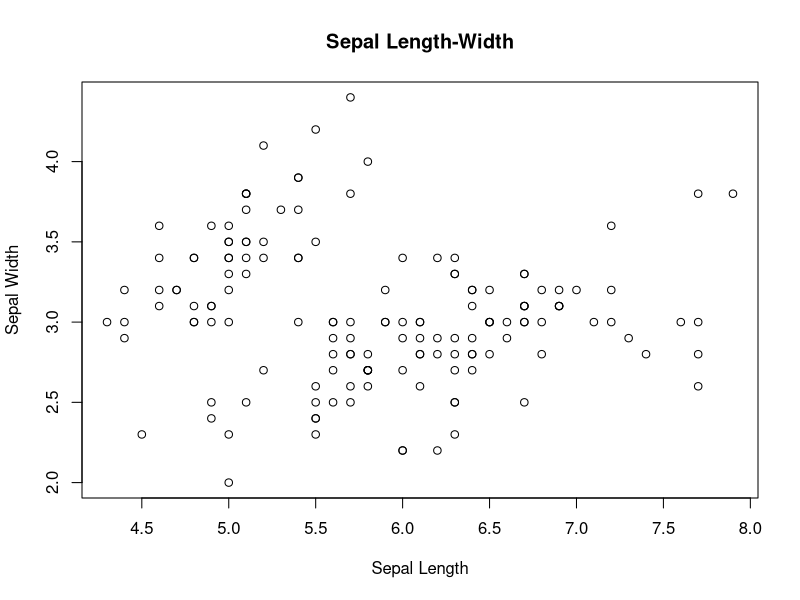
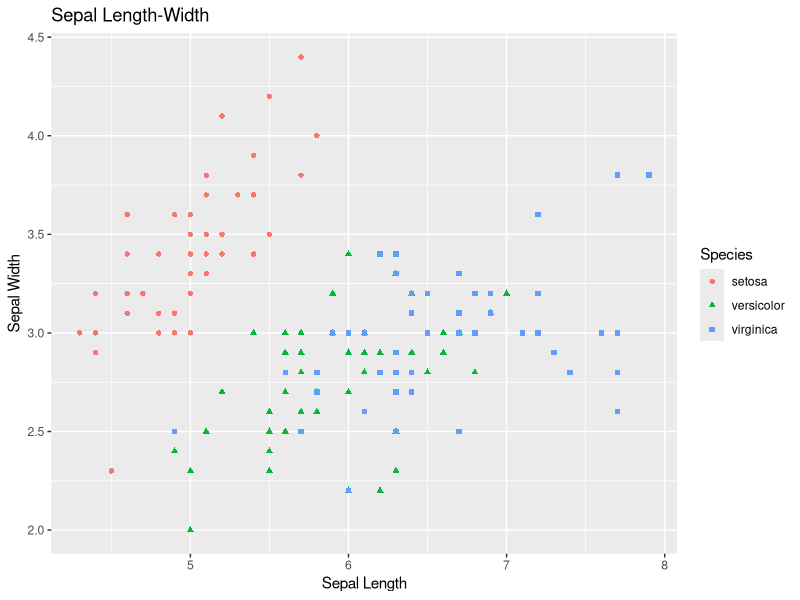
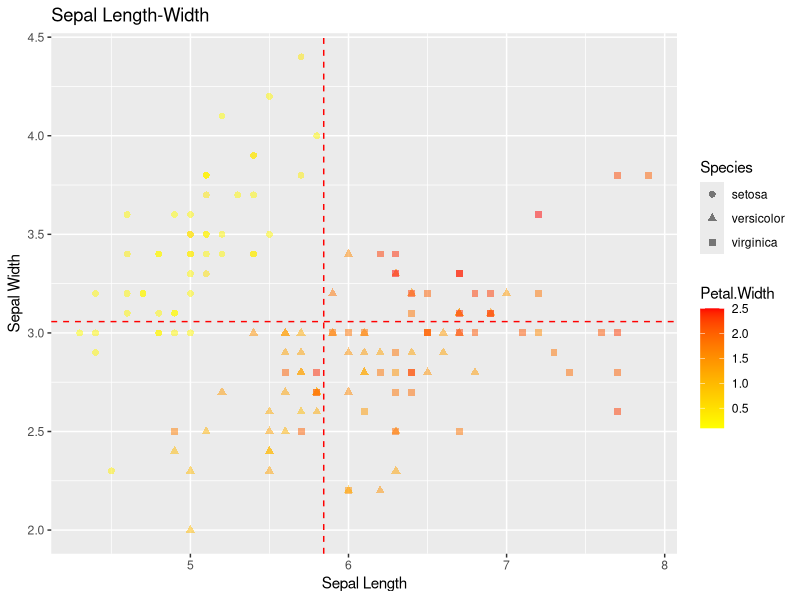
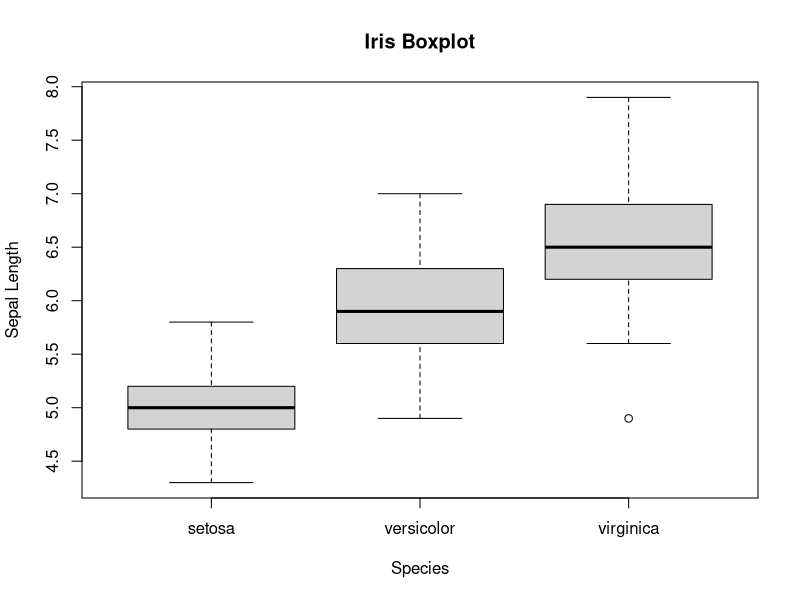
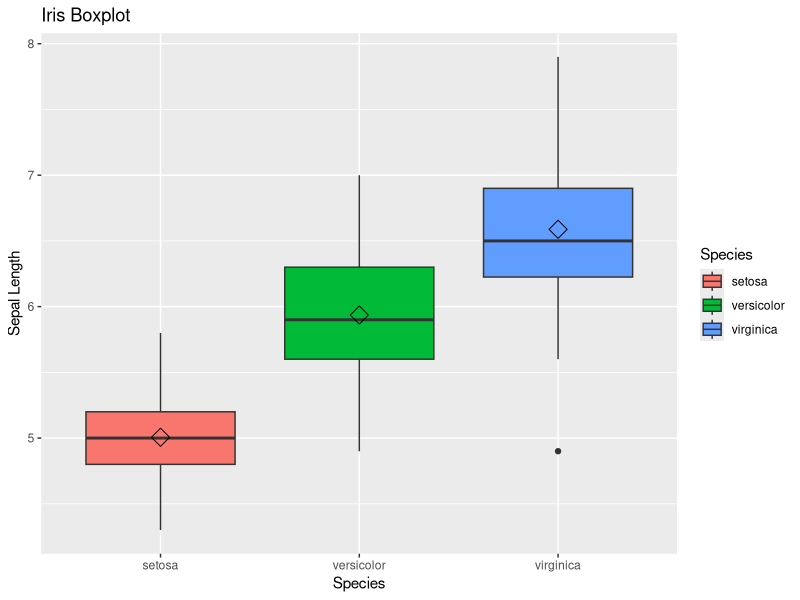
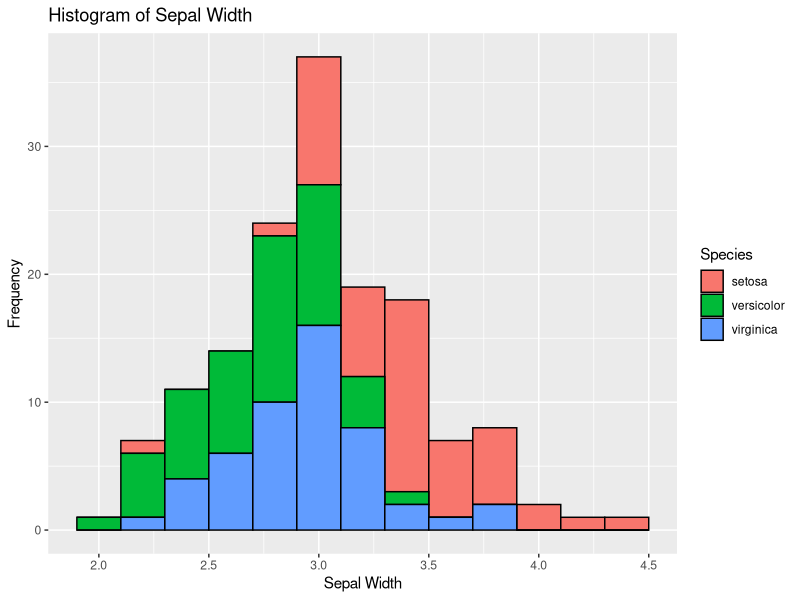
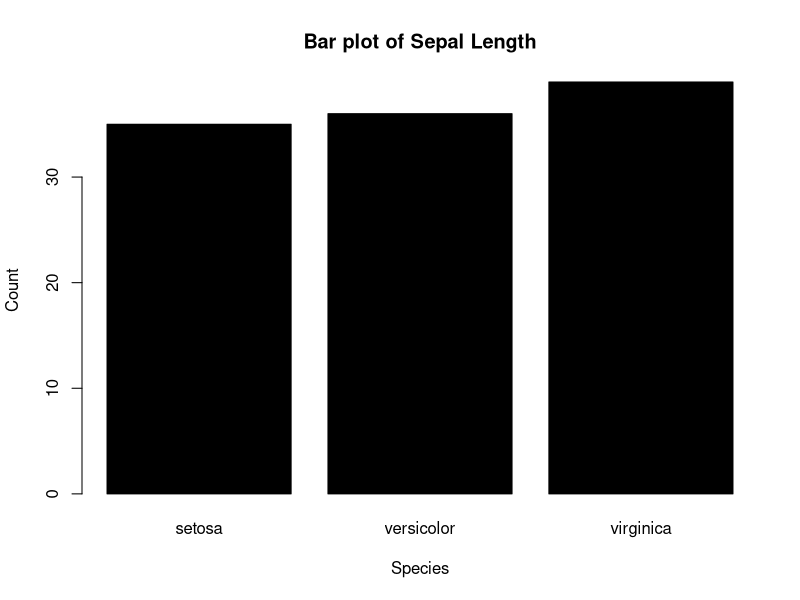
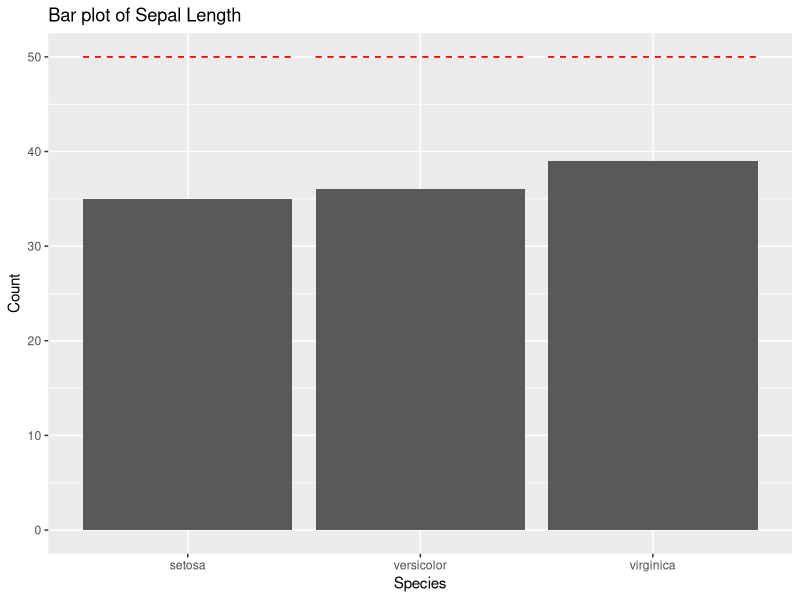

These charts were generated, in order, by the following R code: (Note: this script raises an error after producing the figures.)
library(ggplot2)
head(iris)
plot(x=iris$Sepal.Length, y=iris$Sepal.Width, xlab="Sepal Length", ylab = "Sepal Width", main = "Sepal Length-Width")
scatter <- ggplot(data=iris, aes(x=Sepal.Length, y = Sepal.Width))
scatter + geom_point(aes(color=Species, shape=Species)) + xlab("Sepal Length") + ylab("Sepal Width") + ggtitle("Sepal Length-Width")
scatter + geom_point(aes(color=Petal.Width, shape = Species), size = 2, alpha = I(1/2)) + geom_vline(aes(xintercept=mean(Sepal.Length)), color = "red", linetype = "dashed") + geom_hline(aes(yintercept=mean(Sepal.Width)), color="red", linetype = "dashed") + scale_color_gradient(low = "yellow", high = "red") + xlab("Sepal Length") + ylab("Sepal Width" )+ ggtitle("Sepal Length-Width")
boxplot(Sepal.Length~Species,data=iris, xlab="Species", ylab="Sepal Length", main="Iris Boxplot")                     
box <- ggplot(data=iris, aes(x=Species, y=Sepal.Length))
box + geom_boxplot(aes(fill=Species)) + ylab("Sepal Length") + ggtitle("Iris Boxplot") + stat_summary(fun.y=mean, geom="point", shape=5, size=4)
histogram <- ggplot(data=iris, aes(x=Sepal.Width))
histogram + geom_histogram(binwidth = 0.2, color = "black", aes(fill=Species)) + xlab("Sepal Width") + ylab("Frequency") + ggtitle("Histogram of Sepal Width")
set.seed(1234)
iris1 <- iris[sample(1:nrow(iris), 110), ]
hline <- data.frame(Species=c("setosa", "versicolor", "virginica"), hline=as.vector(table(iris$Species)))
hline
barplot(table(iris1$Species), col="black", xlab="Species", ylab="Count", main="Bar plot of Sepal Length")
bar <- ggplot(data=iris1, aes(x=Species))
bar + geom_bar() + xlab("Species") + ylab("Count") + ggtitle("Bar plot of Sepal Length") + geom_errorbar(data=hline, aes(y=hline, ymin=hline, ymax=hline), col="red", linetype="dashed")
library(reshape2)
iris2 <- melt(iris, id.vars="Species")
iris2[1:3,]
bar1 <- ggplot(data=iris2, aes(x=Species, y=value, fill=variable))
bar1+geom_bar(stat="identity", position="dodge")+scale_fill_manual(values=c("orange", "blue", "darkgreen", "purple"), name="Iris\nMeasurements", breaks=c("Sepal.Length", "Sepal.Width", "Petal.Length", "Petal.Width"), labels=c("Sepal.Length", "Sepal.Width", "Petal Length", "Petal Width"))
quan <- as.vector(table(iris1$Species))
pos <- cumsum(quan) - quan/2
quantity <- data.frame(Species=c("setosa", "versicolor", "virginica"), quantity=quan, position=pos)
pie <- ggplot(iris1, aes(x=factor(1), fill=Species)) + geom_bar(width=1) + geom_text(data=quantity, aes(x=factor(1), y=position, label=quantity), size=5) + labs(x="", y="")
pie
pie + coord_polar()
pie + coord_polar(theta = "y")
head(ChickWeight)
chick <- unique(ChickWeight$Chick)
group <- chick[1]
dat <- ChickWeight[ChickWeight$Chick==group,]
color <- as.vector(dat$Diet[1])
plot(dat$Time, dat$weight, type ="1", ylim=range(ChickWeight$weight), col=color, xlab="Time", ylab="Weight", main="Line plot")
for(i in 2:length(chick)){
  group <- chick[i]
}